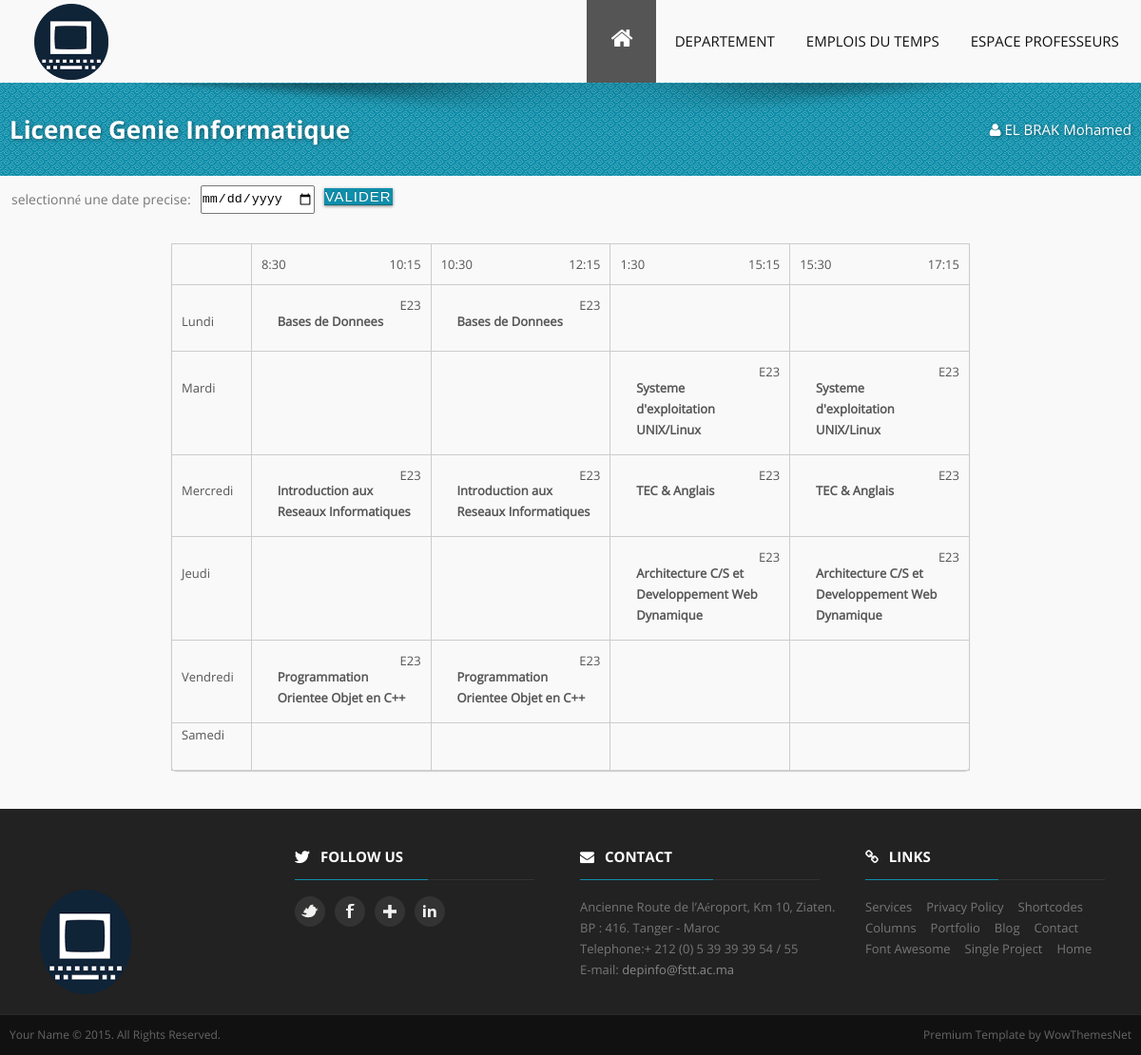
The app's page /emploi-LGI.php (signed in) with its own data.
### tables this page shows
CREATE TABLE IF NOT EXISTS `seances` (
  `num_sem` int(20) NOT NULL,
  `num_cren` int(20) NOT NULL,
  `num_sal` varchar(20) NOT NULL,
  `cod_mod` varchar(30) NOT NULL,
  `cod_fil` varchar(20) NOT NULL,
  `cod_grp` varchar(50) NOT NULL,
  PRIMARY KEY (`num_sem`,`num_cren`,`num_sal`) USING BTREE,
  KEY `cod_ele_mod` (`cod_mod`),
  KEY `cod_fil` (`cod_fil`),
  KEY `cod_grp` (`cod_grp`),
  KEY `seances_ibfk_4` (`num_sal`)
);

CREATE TABLE IF NOT EXISTS `modules` (
  `cod_mod` varchar(20) NOT NULL,
  `cod_fil` varchar(20) NOT NULL,
  `nom_mod` varchar(50) NOT NULL,
  `resp_mod` varchar(100) NOT NULL,
  PRIMARY KEY (`cod_mod`),
  KEY `cod_fil` (`cod_fil`),
  KEY `resp_mod` (`resp_mod`)
);

### lib/timetable.php (the view)
<?php
function timetable($sem, $cre, $grp){
require 'bdd.php';
$sql="SELECT nom_mod, num_sal FROM modules M, seances S WHERE M.cod_mod=S.cod_mod and S.num_cren='$cre' and S.num_sem='$sem' and S.cod_grp='$grp'";
$result= mysqli_query($conn, $sql);
if(mysqli_num_rows($result)){ $row=mysqli_fetch_array($result);
echo '<span class="salle">'.$row['num_sal'].'</span><p class="module">'.$row['nom_mod'].'</p>';
}
}
?>

### css/style.css (style rules this page uses)
html, body, div, span, applet, object, iframe, h1, h2, h3, h4, h5, h6, p, blockquote, pre, a, abbr, acronym, address, big, cite, code, del, dfn, em, img, ins, kbd, q, s, samp, small, strike, strong, sub, sup, tt, var, b, u, i, center, dl, dt, dd, ol, ul, li, fieldset, form, label, legend, table, caption, tbody, tfoot, thead, tr, th, td, article, aside, canvas, details, embed, figure, figcaption, footer, header, hgroup, menu, nav, output, ruby, section, summary, time, mark, audio, video { margin: 0; padding: 0; border: 0; font-size: 100%; font: inherit; vertical-align: baseline; font-family: OpenSansRegular; }
body { background: #f9f9f9; font: 13px/22px OpenSansRegular, "HelveticaNeue", "Helvetica Neue", Helvetica, Arial, sans-serif; color: #555; }
* { box-sizing: border-box; -ms-box-sizing: border-box; -moz-box-sizing: border-box; -webkit-box-sizing: border-box; }
body { margin: 0 auto }
p { margin-bottom: 20px }
table span.salle { float: right; }
table p.module { margin-left: 10%; margin-top: 10%; margin-bottom: 5px; font-weight: bold; }
* { margin: 0; padding: 0; border: none; outline: none; }

### records on screen
seances: num_sal "E23", cod_mod.nom_mod "Bases de Donnees"
seances: num_sal "E23", cod_mod.nom_mod "Bases de Donnees"
seances: num_sal "E23", cod_mod.nom_mod "Systeme d'exploitation UNIX/Linux"
seances: num_sal "E23", cod_mod.nom_mod "Systeme d'exploitation UNIX/Linux"
seances: num_sal "E23", cod_mod.nom_mod "Introduction aux Reseaux Informatiques"
seances: num_sal "E23", cod_mod.nom_mod "Introduction aux Reseaux Informatiques"
seances: num_sal "E23", cod_mod.nom_mod "TEC & Anglais"
seances: num_sal "E23", cod_mod.nom_mod "TEC & Anglais"
seances: num_sal "E23", cod_mod.nom_mod "Architecture C/S et Developpement Web Dynamique"
seances: num_sal "E23", cod_mod.nom_mod "Architecture C/S et Developpement Web Dynamique"
seances: num_sal "E23", cod_mod.nom_mod "Programmation Orientee Objet en C++"
seances: num_sal "E23", cod_mod.nom_mod "Programmation Orientee Objet en C++"

### other values on screen
$nom "EL BRAK"
$pre "Mohamed"
